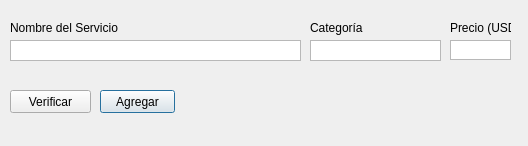
<?xml version="1.0" encoding="UTF-8"?>
<ui version="4.0">
 <class>AddService</class>
 <widget class="QDialog" name="AddService">
  <property name="geometry">
   <rect>
    <x>0</x>
    <y>0</y>
    <width>528</width>
    <height>146</height>
   </rect>
  </property>
  <property name="windowTitle">
   <string>Agregar Servicio</string>
  </property>
  <widget class="QTextEdit" name="textEdit">
   <property name="geometry">
    <rect>
     <x>10</x>
     <y>40</y>
     <width>291</width>
     <height>21</height>
    </rect>
   </property>
   <property name="sizeIncrement">
    <size>
     <width>0</width>
     <height>0</height>
    </size>
   </property>
   <property name="frameShape">
    <enum>QFrame::StyledPanel</enum>
   </property>
   <property name="lineWidth">
    <number>1</number>
   </property>
   <property name="verticalScrollBarPolicy">
    <enum>Qt::ScrollBarAlwaysOff</enum>
   </property>
   <property name="tabChangesFocus">
    <bool>true</bool>
   </property>
   <property name="lineWrapMode">
    <enum>QTextEdit::WidgetWidth</enum>
   </property>
   <property name="lineWrapColumnOrWidth">
    <number>0</number>
   </property>
  </widget>
  <widget class="QTextEdit" name="textEdit_2">
   <property name="geometry">
    <rect>
     <x>310</x>
     <y>40</y>
     <width>131</width>
     <height>21</height>
    </rect>
   </property>
   <property name="verticalScrollBarPolicy">
    <enum>Qt::ScrollBarAlwaysOff</enum>
   </property>
   <property name="tabChangesFocus">
    <bool>true</bool>
   </property>
   <property name="lineWrapMode">
    <enum>QTextEdit::WidgetWidth</enum>
   </property>
   <property name="lineWrapColumnOrWidth">
    <number>0</number>
   </property>
  </widget>
  <widget class="QTextEdit" name="textEdit_3">
   <property name="geometry">
    <rect>
     <x>450</x>
     <y>40</y>
     <width>61</width>
     <height>20</height>
    </rect>
   </property>
   <property name="sizePolicy">
    <sizepolicy hsizetype="Expanding" vsizetype="Expanding">
     <horstretch>0</horstretch>
     <verstretch>0</verstretch>
    </sizepolicy>
   </property>
   <property name="sizeIncrement">
    <size>
     <width>0</width>
     <height>0</height>
    </size>
   </property>
   <property name="verticalScrollBarPolicy">
    <enum>Qt::ScrollBarAlwaysOff</enum>
   </property>
   <property name="tabChangesFocus">
    <bool>true</bool>
   </property>
   <property name="lineWrapMode">
    <enum>QTextEdit::WidgetWidth</enum>
   </property>
   <property name="lineWrapColumnOrWidth">
    <number>0</number>
   </property>
  </widget>
  <widget class="QPushButton" name="pushButton">
   <property name="geometry">
    <rect>
     <x>100</x>
     <y>90</y>
     <width>75</width>
     <height>23</height>
    </rect>
   </property>
   <property name="text">
    <string>Agregar</string>
   </property>
  </widget>
  <widget class="QPushButton" name="pushButton_2">
   <property name="geometry">
    <rect>
     <x>10</x>
     <y>90</y>
     <width>81</width>
     <height>23</height>
    </rect>
   </property>
   <property name="text">
    <string>Verificar</string>
   </property>
  </widget>
  <widget class="QLabel" name="label">
   <property name="geometry">
    <rect>
     <x>10</x>
     <y>20</y>
     <width>111</width>
     <height>16</height>
    </rect>
   </property>
   <property name="text">
    <string>Nombre del Servicio</string>
   </property>
  </widget>
  <widget class="QLabel" name="label_2">
   <property name="geometry">
    <rect>
     <x>450</x>
     <y>20</y>
     <width>61</width>
     <height>16</height>
    </rect>
   </property>
   <property name="text">
    <string>Precio (USD)</string>
   </property>
  </widget>
  <widget class="QLabel" name="label_3">
   <property name="geometry">
    <rect>
     <x>310</x>
     <y>20</y>
     <width>111</width>
     <height>16</height>
    </rect>
   </property>
   <property name="text">
    <string>Categoría</string>
   </property>
  </widget>
 </widget>
 <resources/>
 <connections/>
</ui>
